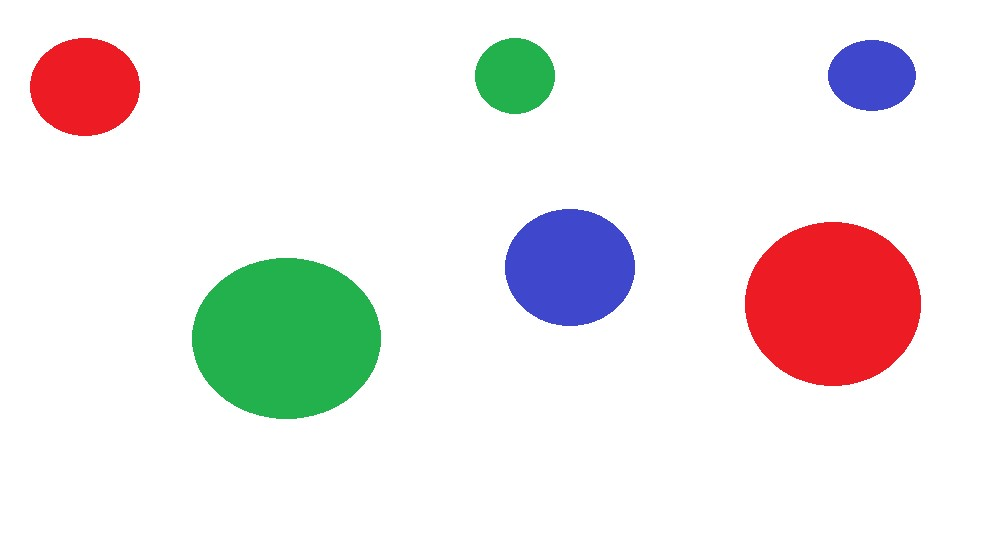
#> input picture Images/ColorGameImg.jpg, 1006 x 541 px, given in place of the camera
$ python eSign_buttons.py   (older library calls are emulated)
#> lines starting #> are read from the running program, lines starting #| are printed output that depends on the picture; after the words box and inside, x2 and y2 are one past the last pixel; in counts of white or black regions, pixels touching at a corner belong together

from collections import deque
import numpy as np
import cv2
import time

# Define the upper and lower boundaries for a color to be considered "Blue"
redLower = np.array([170,50,0])
redUpper = np.array([180,255,255])

blueLower = np.array([110,50,50])
blueUpper = np.array([130,255,255])


# Define a 5x5 kernel for erosion and dilation
kernel = np.ones((5, 5), np.uint8)

signature = np.ones((480, 640,3), dtype=np.uint8)
signature*=255


points = deque(maxlen=1024)
# Load the video
camera = cv2.VideoCapture(0)
flag=1
count=0

while True:
    try:
        (grabbed, frame) = camera.read()
#> frame is the input picture: shape (541, 1006, 3); mean B, G, R 231.5, 232.1, 236.3
        if not grabbed:
            continue
        frame = cv2.flip(frame, 1)
        hsv = cv2.cvtColor(frame, cv2.COLOR_BGR2HSV)
#> hsv: shape (541, 1006, 3); mean H, S, V 21.1, 29.1, 248.1
        gray = cv2.cvtColor(frame, cv2.COLOR_BGR2GRAY)
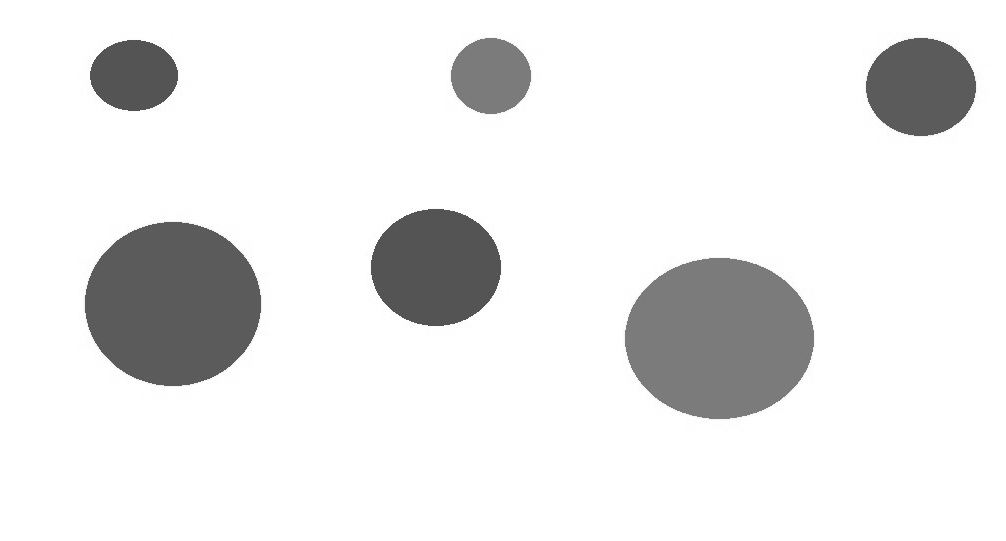
#> gray: shape (541, 1006); min 69, max 255, mean 233.3

        # Determine which pixels fall within the blue boundaries and then blur the binary image
        blueMask = cv2.inRange(hsv, blueLower, blueUpper)
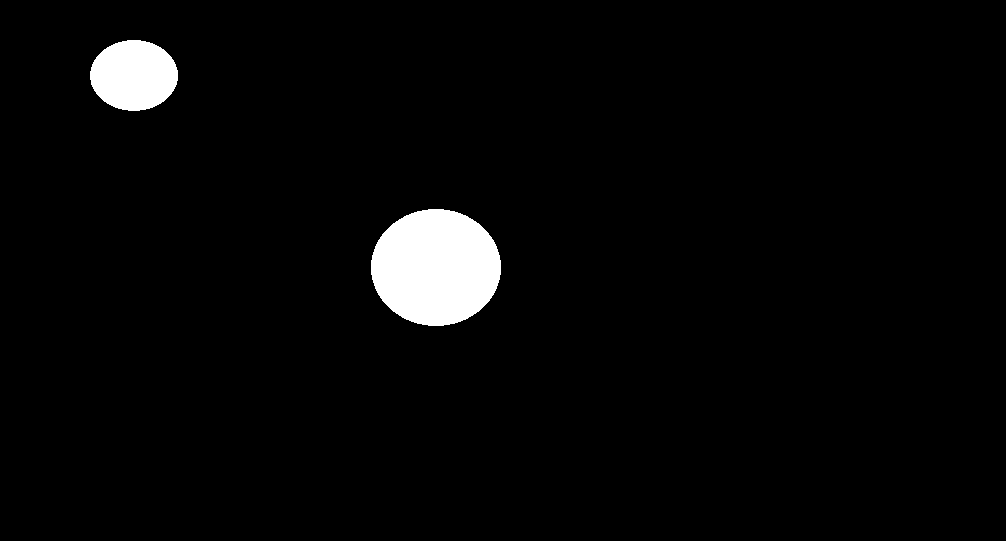
#> blueMask: shape (541, 1006); 3.1% white; 2 white regions, box (x1, y1, x2, y2) and area: (371, 209, 501, 326) 11922, (90, 40, 178, 111) 4878
        blueMask = cv2.erode(blueMask, kernel, iterations=2)
#> blueMask: shape (541, 1006); 2.5% white; 2 white regions, box (x1, y1, x2, y2) and area: (375, 213, 497, 322) 10010, (94, 44, 174, 107) 3670
        blueMask = cv2.morphologyEx(blueMask, cv2.MORPH_OPEN, kernel)
#> blueMask: shape (541, 1006); 2.5% white; 2 white regions, box (x1, y1, x2, y2) and area: (375, 213, 497, 322) 10010, (95, 44, 173, 106) 3662
        blueMask = cv2.dilate(blueMask, kernel, iterations=1)
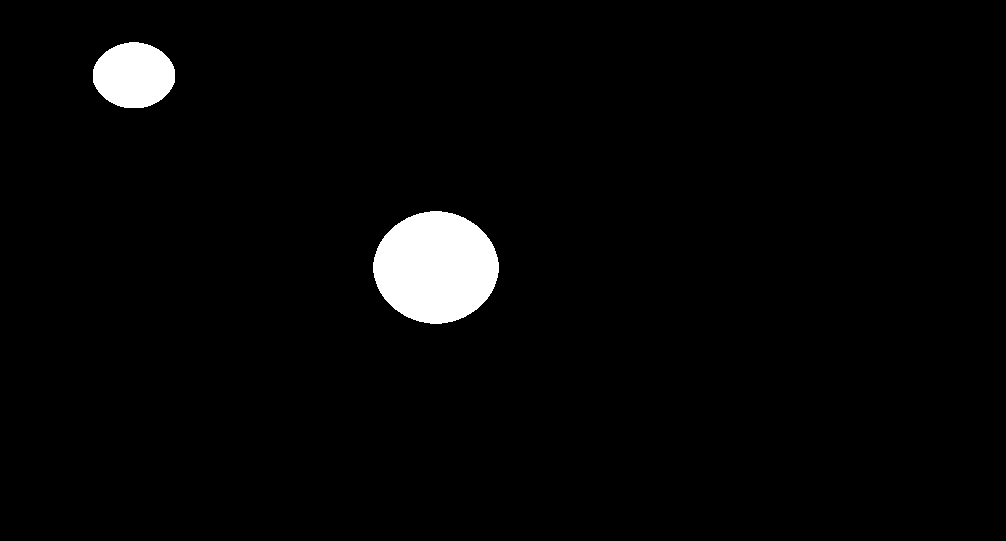
#> blueMask: shape (541, 1006); 2.8% white; 2 white regions, box (x1, y1, x2, y2) and area: (373, 211, 499, 324) 10950, (93, 42, 175, 108) 4238

        redMask = cv2.inRange(hsv, redLower, redUpper)
#> redMask: shape (541, 1006); 5.6% white; 2 white regions, box (x1, y1, x2, y2) and area: (85, 222, 261, 386) 22118, (866, 38, 976, 136) 8174
        redMask = cv2.erode(redMask, kernel, iterations=2)
#> redMask: shape (541, 1006); 4.1% white; 2 white regions, box (x1, y1, x2, y2) and area: (92, 226, 257, 382) 17228, (872, 46, 972, 130) 5275
        redMask = cv2.morphologyEx(redMask, cv2.MORPH_OPEN, kernel)
#> redMask: shape (541, 1006); 4.1% white; 2 white regions, box (x1, y1, x2, y2) and area: (92, 226, 257, 382) 17179, (872, 48, 971, 130) 5242
        redMask = cv2.dilate(redMask, kernel, iterations=1)
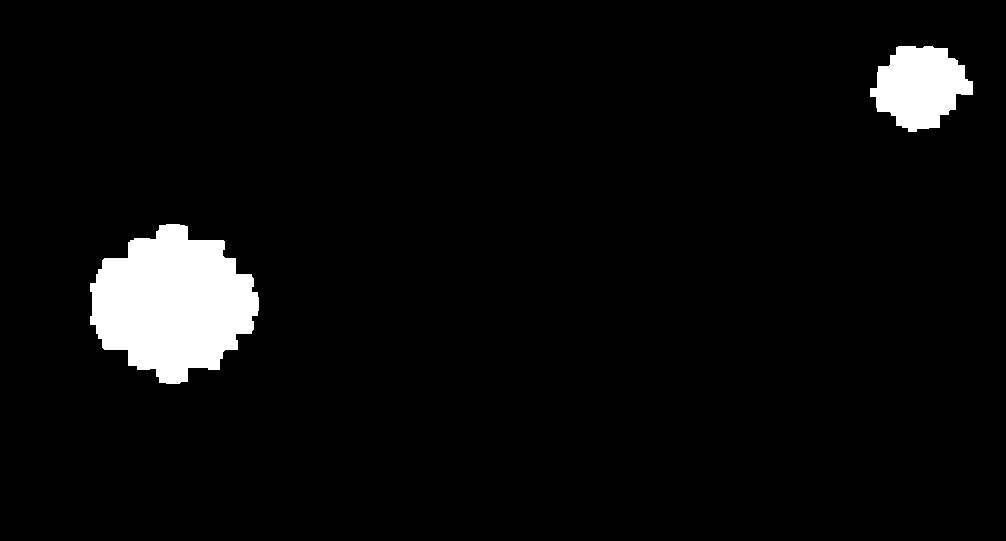
#> redMask: shape (541, 1006); 4.5% white; 2 white regions

        # Find contours (bottle cap in my case) in the image
        (_, cnts_blue, _) = cv2.findContours(blueMask.copy(), cv2.RETR_EXTERNAL,
        	cv2.CHAIN_APPROX_SIMPLE)
#> cnts_blue = 2 contours; box (x1, y1, x2, y2) and area: (373, 211, 499, 324) 10784, (93, 42, 175, 108) 4134
        center = None
        (_, cnts_red, _) = cv2.findContours(redMask.copy(), cv2.RETR_EXTERNAL,
        	cv2.CHAIN_APPROX_SIMPLE)
#> cnts_red = 2 contours; box (x1, y1, x2, y2) and area: (90, 224, 259, 384) 18220, (870, 46, 973, 132) 5818
        # Check to see if any contours were found
        #im_cpy=whiteboard.copy()
        whiteboard = np.ones((480, 640,3), dtype=np.uint8)
        whiteboard*=255


        cv2.putText(whiteboard,'Sign here:',(50,40),cv2.FONT_HERSHEY_SIMPLEX,1,(0,255,0,),2,cv2.LINE_AA)
        cv2.rectangle(whiteboard, (50,80), (590,300), (0,255,0), 2)
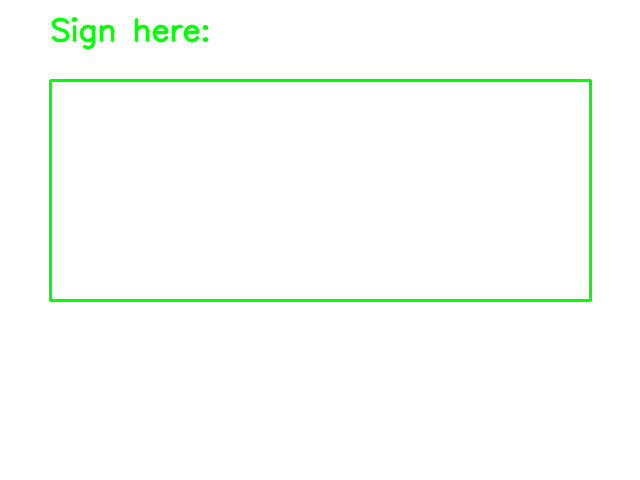
#> whiteboard: shape (480, 640, 3); mean of channels 0, 1, 2 250.2, 255, 250.2; drawn as B, G, R
        cnt1=np.asarray([[(50,80)],[(50,300)],[(590,300)],[(590,80)]])
        cv2.rectangle(whiteboard,(120,350), (270,400), (0,255,0), 2)
        cnt2=np.asarray([[(120,350)],[(120,400)],[(270,400)],[(270,350)]])
        cv2.putText(whiteboard,'Save',(155,385),cv2.FONT_HERSHEY_SIMPLEX,1,(0,255,0,),2,cv2.LINE_AA)
        cv2.rectangle(whiteboard, (370,350), (520,400), (0,255,0), 2)
        cnt3=np.asarray([[(370,350)],[(370,400)],[(520,400)],[(520,350)]])
        cv2.putText(whiteboard,'Clear',(405,385),cv2.FONT_HERSHEY_SIMPLEX,1,(0,255,0,),2,cv2.LINE_AA)
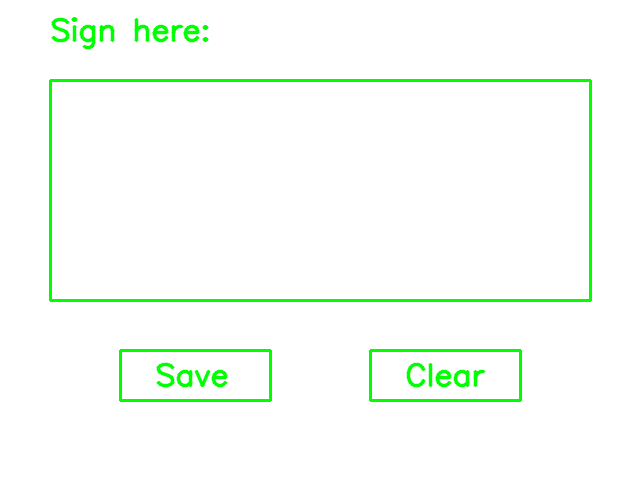
#> whiteboard: shape (480, 640, 3); mean of channels 0, 1, 2 247.1, 255, 247.1; drawn as B, G, R


        if len(cnts_blue) > 0:
        	# Sort the contours and find the largest one -- we
            cnt = sorted(cnts_blue, key = cv2.contourArea, reverse = True)[0]
#> cnt = contour of 168 points, box (x1, y1, x2, y2) (373, 211, 499, 324), area 10784
            # Get the radius of the enclosing circle around the found contour
            ((x, y), radius) = cv2.minEnclosingCircle(cnt)
#> x = 435.5; y = 267; radius = 62.7
            # Draw the circle around the contour
            cv2.circle(frame, (int(x), int(y)), int(radius), (0, 255, 255), 2)
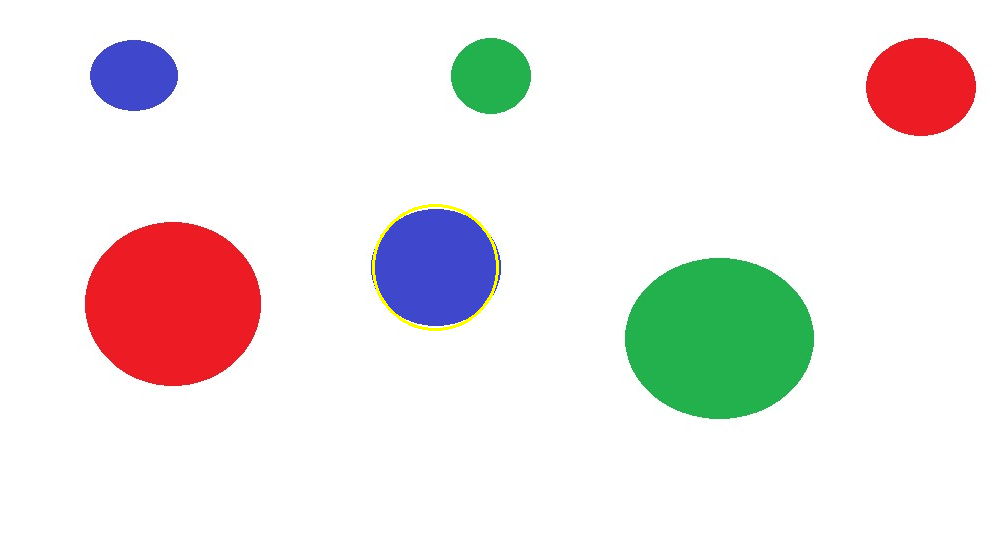
#> frame: shape (541, 1006, 3); mean B, G, R 231, 232.3, 236.5
            # Get the moments to calculate the center of the contour (in this case Circle)
            M = cv2.moments(cnt)
#> M = moments, m00 10784, centre m10/m00, m01/m00 = (435.5, 267)
            center = (int(M['m10'] / M['m00']), int(M['m01'] / M['m00']))
#> center = (435, 267)

            dist= cv2.pointPolygonTest(cnt1,center,True)
#> dist = 33

            if dist>=0:
                points.appendleft(center)
                flag=1

        else :
             if len(points) != 0:
                if(flag==1):
                    points.appendleft((-1,-1))
                    flag=0

             if len(cnts_red)>0:
                 cnt = sorted(cnts_red, key = cv2.contourArea, reverse = True)[0]
                    # Get the radius of the enclosing circle around the found contour
                 ((x, y), radius) = cv2.minEnclosingCircle(cnt)
                    # Draw the circle around the contour
                 center =(int(x),int(y))
                 cv2.circle(frame, center, int(radius), (0, 255, 255), 2)
                 cv2.circle(whiteboard, center,5,(0,255,0),-1)

                 dist= cv2.pointPolygonTest(cnt2,center,True)
                 if dist>=0 and count==0:
                     #time.sleep(1)
                     count=5
                     signature=signature[90:290,60:580]
                     cv2.imshow("signature",signature)
                     cv2.waitKey(0)
                     cv2.destroyWindow('signature')
                     cv2.imwrite("images/signature.jpg",signature)
                     points = deque(maxlen=1024)

                 else:
                     dist= cv2.pointPolygonTest(cnt3,center,True)
                     if dist>=0:
                         points = deque(maxlen=1024)


        # Connect the points with a line
        for i in range(1, len(points)):
                if points[i - 1] is None or points[i] is None:
                        continue
                if points[i]==(-1,-1) or points[i-1]==(-1,-1):
                    continue
                cv2.line(frame, points[i - 1], points[i], (0, 0, 0), 2)
                cv2.line(whiteboard, points[i - 1], points[i], (255, 0, 0), 2)


        signature=whiteboard
        # Show the frame
        cv2.imshow("WhiteBoard", whiteboard)
        #cv2.imshow("signatures",signature)
        #cv2.imshow("Frame",frame)
        #whiteboard.fill(255)
        if(count>0): count=count-1
    except:
        pass
    # If the 'q' key is pressed, stop the loop
    if cv2.waitKey(1) & 0xFF == ord("q"):
#> (key q is pressed here)
        break

camera.release()
cv2.destroyAllWindows()
